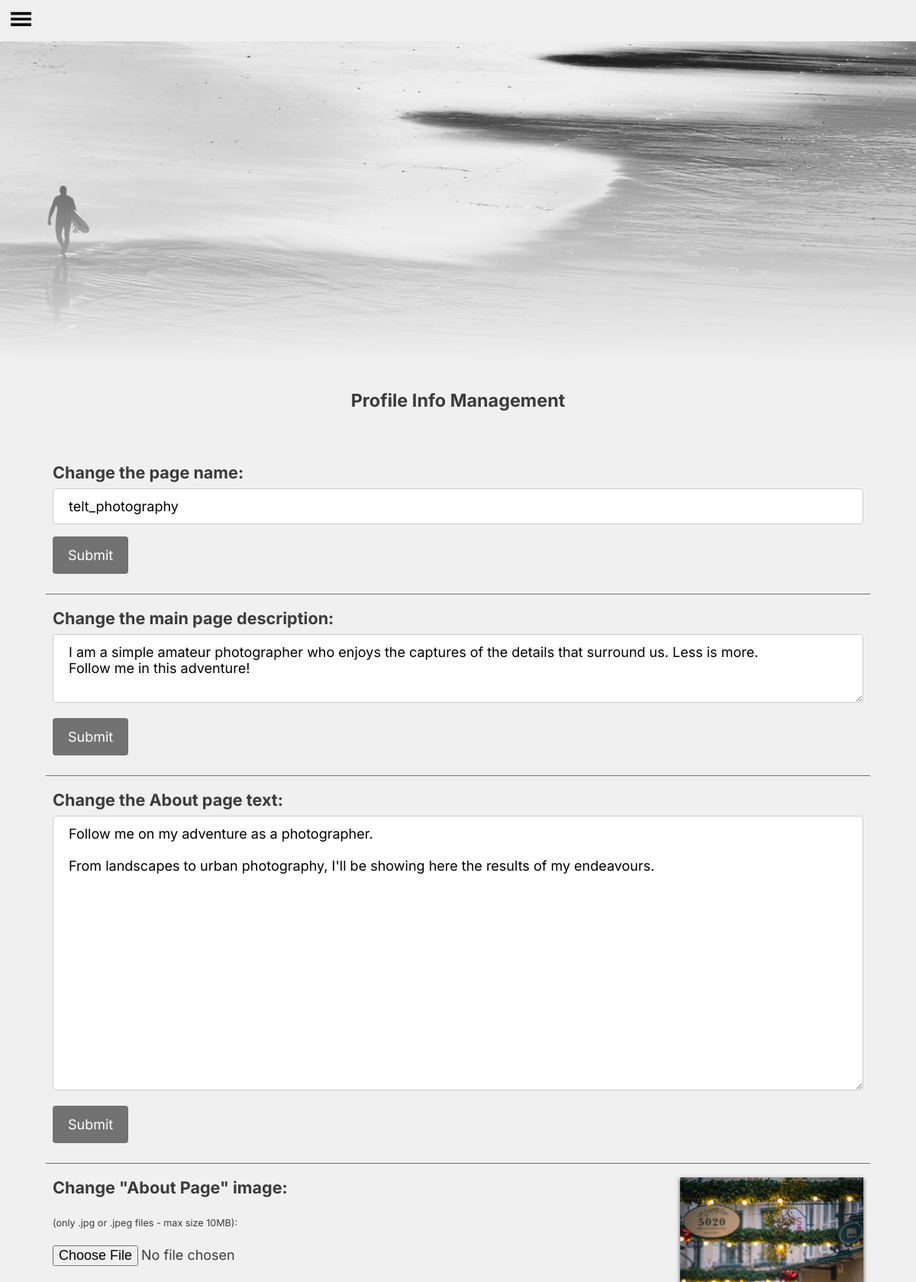
The app's page /profile_mngt (signed in, upper part), older data.
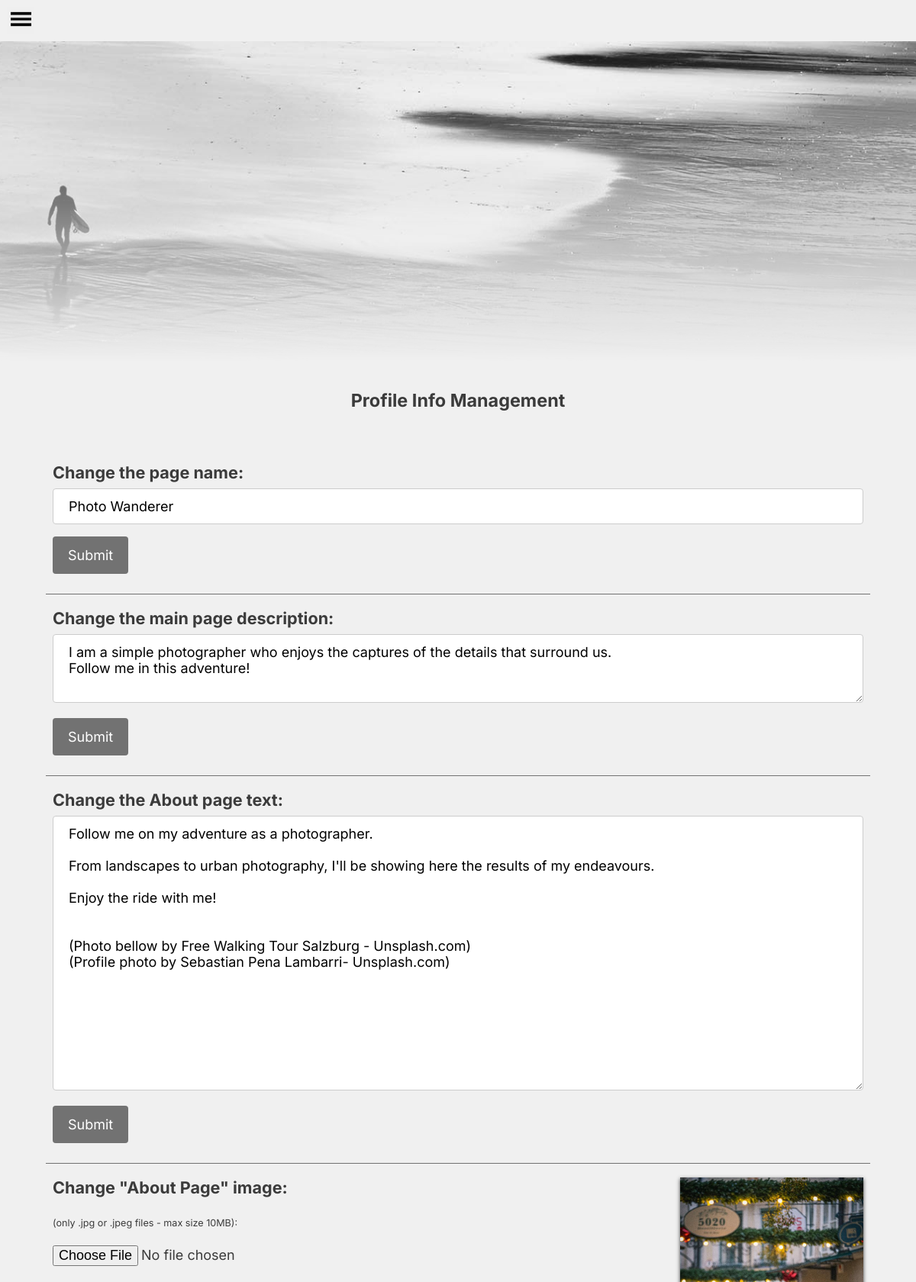
The same page, newer data.
### tables this page shows
CREATE TABLE page_info (
    id INTEGER PRIMARY KEY AUTOINCREMENT,
    username TEXT NOT NULL,
    hash TEXT NOT NULL,
    page_name TEXT NOT NULL,
    person_name TEXT NOT NULL,
    email TEXT NOT NULL,
    small_descr TEXT,
    about TEXT,
    inst_link TEXT,
    face_link TEXT,
    yt_link TEXT
, tweet_link TEXT, px_link text, bhnc_link text, tumblr_link text, flickr_link text, about_img BOOL, page_email TEXT, page_email_hash TEXT, prof_pic TEXT, legal TEXT, copyright TEXT, meta TEXT);

### app.py (the view, shortened to what this page needs)
@app.route("/profile_mngt", methods=["GET", "POST"])
@login_required
def profile_mngt():
    conn = get_db_connection()
    page_info = conn.execute('SELECT * FROM page_info \
                             WHERE id = 1;').fetchone() # for the general page info #
    conn.close()
    if request.method == "GET":
        return render_template("/profile_mngt.html",
                                pageinfo = page_info,
                                journal = journal_exist,
                                events = events_exist,
                                galls = gall_nav,
                                )

### back.py (called while the page is built)
def dict_factory(cursor, row):
    d = {}
    for idx, col in enumerate(cursor.description):
        d[col[0]] = row[idx]
    return d

def get_db_connection():
    conn = sqlite3.connect('photowebapp.db')
    conn.row_factory = dict_factory
    return conn

def login_required(f):
    @wraps(f)
    def decorated_function(*args, **kwargs):
        if session.get("user_id") is None:
            return redirect("/login")
        return f(*args, **kwargs)
    return decorated_function

### templates/profile_mngt.html (shortened to what this page needs)
{% extends "be_layout.html" %}
{% block main %}
<div class="mngt_container">
    <h4 style="text-decoration: none;">Profile Info Management</h4>
    <br/>
    <br/>
    <div class="artmngcontainer">
        <h1>Change the page name:</h1>
        <form action="profile_mngt?action=name" method="post" id="page_name" name="page_name">
            <input type="text" name="pg_name" id="pg_name" maxlength="25" placeholder="Page Name..." value="{{ pageinfo.page_name }}" required>
            <input type="submit">
        </form>
    </div>
    <div class="artmngcontainer">
        <h1>Change the main page description:</h1>
        <form action="profile_mngt?action=description" method="post" id="description" name="description">
            <textarea type="text" style="max-height: 5rem;" name="pg_descr" id="pg_descr" placeholder="Main Page description text...">{% if pageinfo.small_descr %}{{ pageinfo.small_descr }}{% endif %}</textarea>
            <input type="submit">
        </form>
    </div>
    <div class="artmngcontainer">
        <h1>Change the About page text:</h1>
        <form action="profile_mngt?action=aboutcontent" method="post" id="abouttext" name="abouttext">
            <textarea type="text" name="abttxt" id="abttxt" placeholder="About Page text...">{% if pageinfo.about %}{{ pageinfo.about }}{% endif %}</textarea>
            <input type="submit">
        </form>
    </div>
    <div class="artmngcontainer">
        <div class="clearfix">
            {% if pageinfo.about_img %}
            <img class="article_img" src="static/images/0.jpg">
            {% endif %}
            <h1>Change "About Page" image:</h1>
            <form action="profile_mngt?action=aboutphoto" enctype="multipart/form-data" method="post" id="about_photo" name="about_photo">
                <br/>
                <label for="abimg" style="font-size: 0.7em;">(only .jpg or .jpeg files - max size 10MB):</label>
                <br/>
                <br/>
                <input type="file" id="abimg" name="abimg" accept=".jpg, .jpeg" required>
                <br/>
                <br/>
                <br>
            </form>
        </div>
    </div>
</div>
{% endblock %}

Row changes from the older to the newer data that the page shows:
changed page_info: pg_name "telt_photography" → "Photo Wanderer"; pg_descr "I am a simple amateur photographer who enjoys the captures of the details that surround us. Less is more. Follow me in this adventure!" → "I am a simple photographer who enjoys the captures of the details that surround us. Follow me in this adventure!"; abttxt "Follow me on my adventure as a photographer. From landscapes to urban photography, I'll be showing here the results of my endeavours." → "…results of my endeavours. Enjoy the ride with me! (Photo bellow by Free Walking Tour Salzburg - Unsplash.com) (Profile photo by Sebastian Pena Lambarri- Unsplash.com)"
